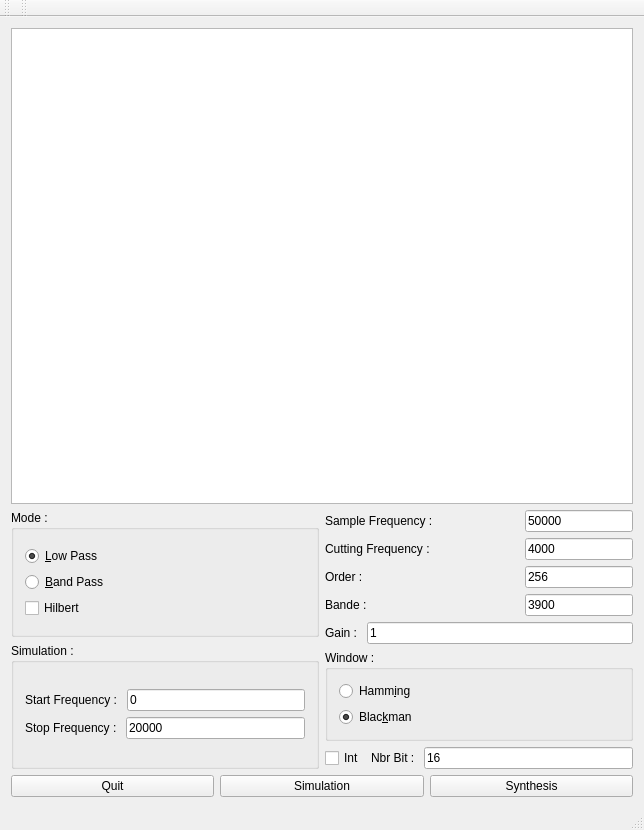
<?xml version="1.0" encoding="UTF-8"?>
<ui version="4.0">
 <class>MainWindow</class>
 <widget class="QMainWindow" name="MainWindow">
  <property name="geometry">
   <rect>
    <x>0</x>
    <y>0</y>
    <width>644</width>
    <height>830</height>
   </rect>
  </property>
  <property name="windowTitle">
   <string>MainWindow</string>
  </property>
  <widget class="QWidget" name="centralWidget">
   <layout class="QVBoxLayout" name="verticalLayout_7">
    <item>
     <widget class="QCustomPlot" name="GraphView">
      <property name="sizePolicy">
       <sizepolicy hsizetype="Expanding" vsizetype="Expanding">
        <horstretch>0</horstretch>
        <verstretch>0</verstretch>
       </sizepolicy>
      </property>
      <property name="minimumSize">
       <size>
        <width>500</width>
        <height>400</height>
       </size>
      </property>
      <property name="baseSize">
       <size>
        <width>0</width>
        <height>0</height>
       </size>
      </property>
     </widget>
    </item>
    <item>
     <layout class="QHBoxLayout" name="horizontalLayout_11">
      <item>
       <layout class="QVBoxLayout" name="verticalLayout_3">
        <item>
         <widget class="QGroupBox" name="groupBox">
          <property name="title">
           <string>Mode : </string>
          </property>
          <layout class="QVBoxLayout" name="verticalLayout_4">
           <item>
            <layout class="QVBoxLayout" name="verticalLayout">
             <item>
              <widget class="QRadioButton" name="rbLovPass">
               <property name="text">
                <string>&amp;Low Pass</string>
               </property>
               <property name="checked">
                <bool>true</bool>
               </property>
              </widget>
             </item>
             <item>
              <widget class="QRadioButton" name="rbBandPass">
               <property name="text">
                <string>&amp;Band Pass</string>
               </property>
              </widget>
             </item>
             <item>
              <widget class="QCheckBox" name="cbHilbert">
               <property name="text">
                <string>Hilbert</string>
               </property>
              </widget>
             </item>
            </layout>
           </item>
          </layout>
         </widget>
        </item>
        <item>
         <widget class="QGroupBox" name="groupBox_2">
          <property name="title">
           <string>Simulation :</string>
          </property>
          <layout class="QVBoxLayout" name="verticalLayout_5">
           <item>
            <layout class="QVBoxLayout" name="verticalLayout_6">
             <item>
              <layout class="QHBoxLayout" name="horizontalLayout_7">
               <item>
                <widget class="QLabel" name="label_5">
                 <property name="text">
                  <string>Start Frequency : </string>
                 </property>
                </widget>
               </item>
               <item>
                <widget class="QLineEdit" name="leSttF">
                 <property name="text">
                  <string>0</string>
                 </property>
                </widget>
               </item>
              </layout>
             </item>
             <item>
              <layout class="QHBoxLayout" name="horizontalLayout_6">
               <item>
                <widget class="QLabel" name="label_6">
                 <property name="text">
                  <string>Stop Frequency : </string>
                 </property>
                </widget>
               </item>
               <item>
                <widget class="QLineEdit" name="leStpF">
                 <property name="text">
                  <string>20000</string>
                 </property>
                </widget>
               </item>
              </layout>
             </item>
            </layout>
           </item>
          </layout>
         </widget>
        </item>
       </layout>
      </item>
      <item>
       <layout class="QVBoxLayout" name="verticalLayout_2">
        <item>
         <layout class="QHBoxLayout" name="horizontalLayout_3">
          <item>
           <widget class="QLabel" name="label">
            <property name="text">
             <string>Sample Frequency : </string>
            </property>
           </widget>
          </item>
          <item>
           <widget class="QLineEdit" name="leFSamp">
            <property name="sizePolicy">
             <sizepolicy hsizetype="Fixed" vsizetype="Fixed">
              <horstretch>0</horstretch>
              <verstretch>0</verstretch>
             </sizepolicy>
            </property>
            <property name="text">
             <string>50000</string>
            </property>
           </widget>
          </item>
         </layout>
        </item>
        <item>
         <layout class="QHBoxLayout" name="horizontalLayout_4">
          <item>
           <widget class="QLabel" name="label_2">
            <property name="text">
             <string>Cutting Frequency : </string>
            </property>
           </widget>
          </item>
          <item>
           <widget class="QLineEdit" name="leFCut">
            <property name="sizePolicy">
             <sizepolicy hsizetype="Fixed" vsizetype="Fixed">
              <horstretch>0</horstretch>
              <verstretch>0</verstretch>
             </sizepolicy>
            </property>
            <property name="text">
             <string>4000</string>
            </property>
           </widget>
          </item>
         </layout>
        </item>
        <item>
         <layout class="QHBoxLayout" name="horizontalLayout_2">
          <item>
           <widget class="QLabel" name="label_3">
            <property name="text">
             <string>Order : </string>
            </property>
           </widget>
          </item>
          <item>
           <widget class="QLineEdit" name="leOrder">
            <property name="sizePolicy">
             <sizepolicy hsizetype="Fixed" vsizetype="Fixed">
              <horstretch>0</horstretch>
              <verstretch>0</verstretch>
             </sizepolicy>
            </property>
            <property name="text">
             <string>256</string>
            </property>
           </widget>
          </item>
         </layout>
        </item>
        <item>
         <layout class="QHBoxLayout" name="horizontalLayout">
          <item>
           <widget class="QLabel" name="label_4">
            <property name="text">
             <string>Bande : </string>
            </property>
           </widget>
          </item>
          <item>
           <widget class="QLineEdit" name="leBand">
            <property name="sizePolicy">
             <sizepolicy hsizetype="Fixed" vsizetype="Fixed">
              <horstretch>0</horstretch>
              <verstretch>0</verstretch>
             </sizepolicy>
            </property>
            <property name="text">
             <string>3900</string>
            </property>
           </widget>
          </item>
         </layout>
        </item>
        <item>
         <layout class="QHBoxLayout" name="horizontalLayout_10">
          <item>
           <widget class="QLabel" name="label_9">
            <property name="text">
             <string>Gain : </string>
            </property>
           </widget>
          </item>
          <item>
           <widget class="QLineEdit" name="leGain">
            <property name="text">
             <string>1</string>
            </property>
           </widget>
          </item>
         </layout>
        </item>
        <item>
         <widget class="QGroupBox" name="groupBox_3">
          <property name="title">
           <string>Window :</string>
          </property>
          <layout class="QVBoxLayout" name="verticalLayout_9">
           <item>
            <layout class="QVBoxLayout" name="verticalLayout_8">
             <item>
              <widget class="QRadioButton" name="rbHam">
               <property name="text">
                <string>Hamm&amp;ing</string>
               </property>
              </widget>
             </item>
             <item>
              <widget class="QRadioButton" name="rbBlack">
               <property name="text">
                <string>Blac&amp;kman</string>
               </property>
               <property name="checked">
                <bool>true</bool>
               </property>
              </widget>
             </item>
            </layout>
           </item>
          </layout>
         </widget>
        </item>
        <item>
         <layout class="QHBoxLayout" name="horizontalLayout_8">
          <item>
           <widget class="QCheckBox" name="cbInt">
            <property name="text">
             <string>Int</string>
            </property>
           </widget>
          </item>
          <item>
           <widget class="QLabel" name="label_8">
            <property name="text">
             <string>Nbr Bit : </string>
            </property>
           </widget>
          </item>
          <item>
           <widget class="QLineEdit" name="leNbts">
            <property name="text">
             <string>16</string>
            </property>
           </widget>
          </item>
         </layout>
        </item>
       </layout>
      </item>
     </layout>
    </item>
    <item>
     <layout class="QHBoxLayout" name="horizontalLayout_9">
      <item>
       <widget class="QPushButton" name="pbQuit">
        <property name="text">
         <string>Quit</string>
        </property>
       </widget>
      </item>
      <item>
       <widget class="QPushButton" name="pbSim">
        <property name="text">
         <string>Simulation</string>
        </property>
       </widget>
      </item>
      <item>
       <widget class="QPushButton" name="pbSyntes">
        <property name="text">
         <string>Synthesis</string>
        </property>
       </widget>
      </item>
     </layout>
    </item>
   </layout>
  </widget>
  <widget class="QMenuBar" name="menuBar">
   <property name="geometry">
    <rect>
     <x>0</x>
     <y>0</y>
     <width>644</width>
     <height>23</height>
    </rect>
   </property>
  </widget>
  <widget class="QToolBar" name="mainToolBar">
   <attribute name="toolBarArea">
    <enum>TopToolBarArea</enum>
   </attribute>
   <attribute name="toolBarBreak">
    <bool>false</bool>
   </attribute>
  </widget>
  <widget class="QStatusBar" name="statusBar"/>
  <widget class="QToolBar" name="toolBar">
   <property name="windowTitle">
    <string>toolBar</string>
   </property>
   <attribute name="toolBarArea">
    <enum>TopToolBarArea</enum>
   </attribute>
   <attribute name="toolBarBreak">
    <bool>false</bool>
   </attribute>
  </widget>
  <action name="actionSynthes">
   <property name="text">
    <string>Synthes</string>
   </property>
  </action>
  <action name="actionSim">
   <property name="text">
    <string>Sim</string>
   </property>
  </action>
 </widget>
 <layoutdefault spacing="6" margin="11"/>
 <customwidgets>
  <customwidget>
   <class>QCustomPlot</class>
   <extends>QGraphicsView</extends>
   <header>../qcustomplot/qcustomplot.h</header>
  </customwidget>
 </customwidgets>
 <resources/>
 <connections/>
</ui>
